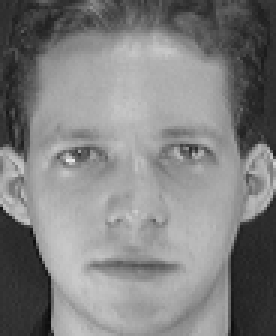
#> input picture ML Assign 3/ML Assign 3/facial_data/Datasets/att_faces_combined/s1/1.pgm, 92 x 112 px, found by its file name (shown 3 times larger)
$ jupyter execute --allow-errors 'Face Recognition ANN.ipynb'   (shell and % lines are left out)
#> lines starting #> are read from the running program, lines starting #| are printed output that depends on the picture
# Facial Recognition using Artificial Neural Network
## submitted by - Harsh Srivastava
## Roll - 117CS0755

### importing libraries

[cell 1]
import numpy as np
from PIL import Image
%pylab inline
import matplotlib.pyplot as plt
import matplotlib.image as mpimg
import cv2

### displaying some sample images from random folders

[cell 2]
base_path = 'facial_data/Datasets/att_faces_combined/'

img=cv2.imread(base_path + 's1/1.pgm')
#> img is the input picture: shape (112, 92, 3); min 11, max 234, mean 128.3
imgplot = plt.imshow(img)
plt.show()

img=cv2.imread(base_path + 's2/3.pgm')
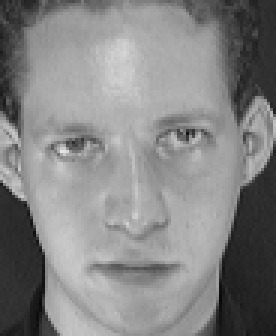
#> input picture ML Assign 6/ML Assign 6/facial_data/Datasets/att_faces_combined/s1/3.pgm, 92 x 112 px, found by its file name (shown 3 times larger)
#> img is the input picture: shape (112, 92, 3); min 7, max 232, mean 132.6
imgplot = plt.imshow(img)
plt.show()

img=cv2.imread(base_path + 's3/5.pgm')
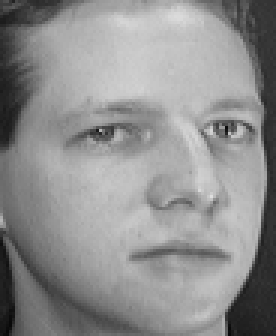
#> input picture ML Assign 6/ML Assign 6/facial_data/Datasets/att_faces_combined/s1/5.pgm, 92 x 112 px, found by its file name (shown 3 times larger)
#> img is the input picture: shape (112, 92, 3); min 7, max 222, mean 142.8
imgplot = plt.imshow(img)
plt.show()

img=cv2.imread(base_path + 's4/9.pgm')
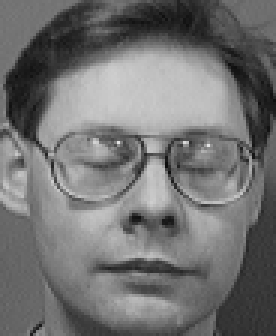
#> input picture ML Assign 3/ML Assign 3/facial_data/Datasets/att_faces_combined/s4/9.pgm, 92 x 112 px, found by its file name (shown 3 times larger)
#> img is the input picture: shape (112, 92, 3); min 14, max 227, mean 114.2
imgplot = plt.imshow(img)
plt.show()

img=cv2.imread(base_path + 's5/6.pgm')
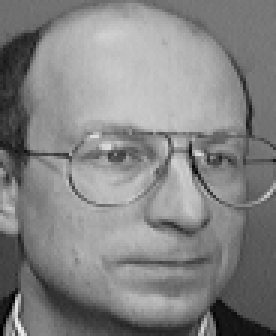
#> input picture ML Assign 6/ML Assign 6/facial_data/Datasets/att_faces_combined/s13/6.pgm, 92 x 112 px, found by its file name (shown 3 times larger)
#> img is the input picture: shape (112, 92, 3); min 0, max 242, mean 131.9
imgplot = plt.imshow(img)
plt.show()

leny, lenx, z = img.shape
#> leny = 112; lenx = 92; z = 3

### creating feature vector for images from training

[cell 3]
def create_feature_vec(num_train) :

#> called with num_train = 6
    feature_vector = []
    for i in range(1, 41) : # for each folder
        folder_path = base_path + 's' + str(i) + '/'
        for j in range(1, num_train + 1) : # for each image inside the folder si
            img_path = folder_path + str(j) + '.pgm'
            im = Image.open(img_path)
            pix = im.load()

            img_row = []
            for x in range(lenx) :
                for y in range(leny) :
                    img_row.append(pix[x, y])
#> after the loop, img_row = 10304 values, max 234 at index 2517, min 11 at index 1897, mean 128.3

            feature_vector.append(img_row)

    feature_vector = np.array(feature_vector)
    feature_vector_T = np.transpose(feature_vector)
    print("feature vector = ", feature_vector)
    print("shape of feature vector = ", feature_vector.shape)
    print("\n")

    return feature_vector

### mean vector

[cell 4]
# [8 lines left out: function create_mean_vec, not called in this run]

### deviation matrix

[cell 5]
# [8 lines left out: function create_dev_mat, not called in this run]

### covariance matrix

[cell 6]
# [7 lines left out: function create_cov_matrix, not called in this run]

### eigenvalues and eigenvectors

[cell 7]
# [16 lines left out: function create_eig_val_vec, not called in this run]

[cell 8]
# [5 lines left out: function select_k_eigenvectors, not called in this run]

[cell 9]
# [5 lines left out: function create_eigen_faces, not called in this run]

[cell 10]
# [5 lines left out: function signature_each_face, not called in this run]

### create the test matrix

[cell 11]
def create_test_matrix(num_train) :

#> called with num_train = 6
    test_mat = []
#> test_mat = []
    for i in range(1, 41) : # for each folder
        folder_path = base_path + 's' + str(i) + '/'
        for j in range(num_train + 1, 11) :

            img_path = folder_path + str(j) + '.pgm'
            im = Image.open(img_path)
            pix = im.load()

            img_row = []
            for x in range(lenx) :
                for y in range(leny) :
                    img_row.append(pix[x, y])

            test_mat.append(img_row)

    test_mat = np.array(test_mat)
    print("test matrix = ", test_mat)
    print("shape of test matrix = ", test_mat.shape)
    print("\n")
    return test_mat
